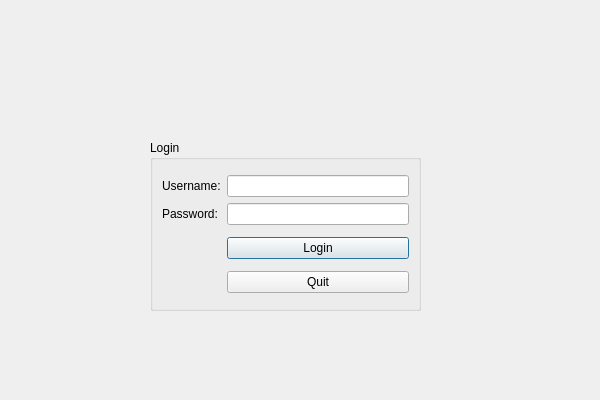
<?xml version="1.0" encoding="UTF-8"?>
<ui version="4.0">
 <class>LoginMenu</class>
 <widget class="QDialog" name="LoginMenu">
  <property name="geometry">
   <rect>
    <x>0</x>
    <y>0</y>
    <width>600</width>
    <height>400</height>
   </rect>
  </property>
  <property name="windowTitle">
   <string>LogIn Menu</string>
  </property>
  <widget class="QGroupBox" name="groupBox">
   <property name="geometry">
    <rect>
     <x>150</x>
     <y>140</y>
     <width>271</width>
     <height>171</height>
    </rect>
   </property>
   <property name="title">
    <string>Login</string>
   </property>
   <layout class="QGridLayout" name="gridLayout">
    <item row="0" column="0">
     <layout class="QVBoxLayout" name="verticalLayout_3">
      <item>
       <widget class="QLabel" name="label">
        <property name="text">
         <string>Username:</string>
        </property>
       </widget>
      </item>
      <item>
       <widget class="QLabel" name="label_2">
        <property name="text">
         <string>Password:</string>
        </property>
       </widget>
      </item>
     </layout>
    </item>
    <item row="0" column="1">
     <layout class="QVBoxLayout" name="verticalLayout_2">
      <item>
       <widget class="QLineEdit" name="Username"/>
      </item>
      <item>
       <widget class="QLineEdit" name="Password">
        <property name="text">
         <string/>
        </property>
        <property name="echoMode">
         <enum>QLineEdit::Password</enum>
        </property>
       </widget>
      </item>
     </layout>
    </item>
    <item row="1" column="1">
     <widget class="QPushButton" name="LoginButton">
      <property name="text">
       <string>Login</string>
      </property>
      <property name="shortcut">
       <string>Ctrl+L</string>
      </property>
     </widget>
    </item>
    <item row="2" column="1">
     <widget class="QPushButton" name="QuitButton">
      <property name="text">
       <string>Quit</string>
      </property>
      <property name="shortcut">
       <string>Ctrl+Q</string>
      </property>
     </widget>
    </item>
   </layout>
  </widget>
  <widget class="QLabel" name="label_3">
   <property name="geometry">
    <rect>
     <x>0</x>
     <y>0</y>
     <width>600</width>
     <height>400</height>
    </rect>
   </property>
   <property name="text">
    <string/>
   </property>
   <property name="pixmap">
    <pixmap>image.png</pixmap>
   </property>
  </widget>
  <zorder>label_3</zorder>
  <zorder>groupBox</zorder>
 </widget>
 <resources/>
 <connections/>
</ui>
